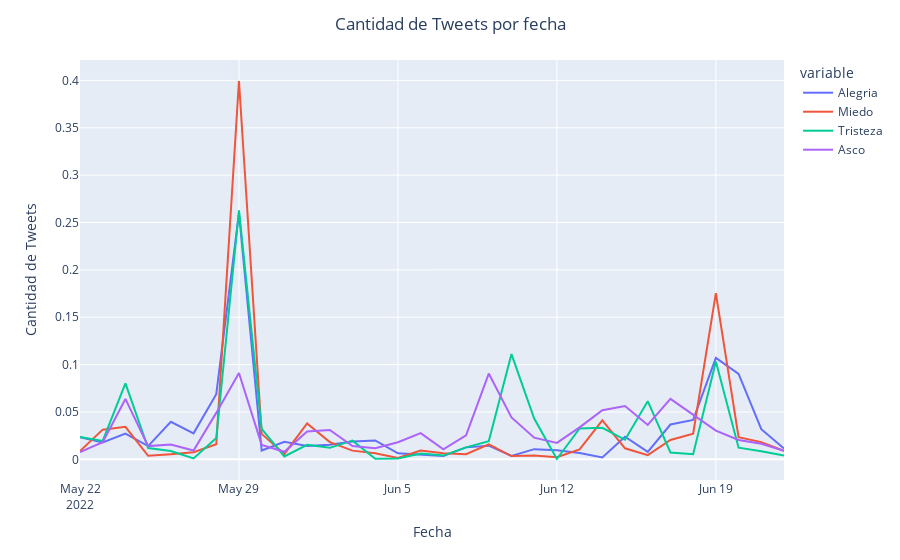

The notebook cell this image was saved under:
### Code cell
fig = px.line(df_dates_percent, x='tweet_date', y=df_dates.columns[1:]).update_layout(
    title={"text": "Cantidad de Tweets por fecha", "x": 0.5}, yaxis_title="Cantidad de Tweets", xaxis_title="Fecha")
fig.show()

### Figure 1 — Plotly figure (JSON) as saved in the notebook; plotly's stock layout.template omitted (floating-point values rounded to 4 significant figures)
{"data": [{"hovertemplate": "variable=Alegria<br>tweet_date=%{x}<br>value=%{y}<extra></extra>", "legendgroup": "Alegria", "line": {"color": "#636efa", "dash": "solid"}, "marker": {"symbol": "circle"}, "mode": "lines", "name": "Alegria", "orientation": "v", "showlegend": true, "type": "scatter", "x": ["2022-05-22", "2022-05-23", "2022-05-24", "2022-05-25", "2022-05-26", "2022-05-27", "2022-05-28", "2022-05-29", "2022-05-30", "2022-05-31", "2022-06-01", "2022-06-02", "2022-06-03", "2022-06-04", "2022-06-05", "2022-06-06", "2022-06-07", "2022-06-08", "2022-06-09", "2022-06-10", "2022-06-11", "2022-06-12", "2022-06-13", "2022-06-14", "2022-06-15", "2022-06-16", "2022-06-17", "2022-06-18", "2022-06-19", "2022-06-20", "2022-06-21", "2022-06-22"], "xaxis": "x", "y": [0.02332, 0.0178, 0.02722, 0.01398, 0.03963, 0.02743, 0.06879, 0.26, 0.009347, 0.01858, 0.01412, 0.01544, 0.01889, 0.01993, 0.006327, 0.005043, 0.003578, 0.01264, 0.0144, 0.0035, 0.01076, 0.009619, 0.006728, 0.002087, 0.02391, 0.00783, 0.03677, 0.04165, 0.1071, 0.09028, 0.03179, 0.01151], "yaxis": "y"}, {"hovertemplate": "variable=Miedo<br>tweet_date=%{x}<br>value=%{y}<extra></extra>", "legendgroup": "Miedo", "line": {"color": "#EF553B", "dash": "solid"}, "marker": {"symbol": "circle"}, "mode": "lines", "name": "Miedo", "orientation": "v", "showlegend": true, "type": "scatter", "x": ["2022-05-22", "2022-05-23", "2022-05-24", "2022-05-25", "2022-05-26", "2022-05-27", "2022-05-28", "2022-05-29", "2022-05-30", "2022-05-31", "2022-06-01", "2022-06-02", "2022-06-03", "2022-06-04", "2022-06-05", "2022-06-06", "2022-06-07", "2022-06-08", "2022-06-09", "2022-06-10", "2022-06-11", "2022-06-12", "2022-06-13", "2022-06-14", "2022-06-15", "2022-06-16", "2022-06-17", "2022-06-18", "2022-06-19", "2022-06-20", "2022-06-21", "2022-06-22"], "xaxis": "x", "y": [0.008709, 0.03135, 0.03434, 0.003732, 0.005474, 0.007465, 0.01592, 0.3994, 0.02687, 0.005723, 0.03782, 0.01816, 0.009206, 0.006469, 0.001493, 0.009206, 0.006469, 0.005474, 0.01592, 0.003483, 0.003981, 0.002239, 0.01045, 0.04105, 0.01169, 0.004479, 0.0204, 0.02712, 0.1754, 0.02339, 0.01816, 0.008957], "yaxis": "y"}, {"hovertemplate": "variable=Tristeza<br>tweet_date=%{x}<br>value=%{y}<extra></extra>", "legendgroup": "Tristeza", "line": {"color": "#00cc96", "dash": "solid"}, "marker": {"symbol": "circle"}, "mode": "lines", "name": "Tristeza", "orientation": "v", "showlegend": true, "type": "scatter", "x": ["2022-05-22", "2022-05-23", "2022-05-24", "2022-05-25", "2022-05-26", "2022-05-27", "2022-05-28", "2022-05-29", "2022-05-30", "2022-05-31", "2022-06-01", "2022-06-02", "2022-06-03", "2022-06-04", "2022-06-05", "2022-06-06", "2022-06-07", "2022-06-08", "2022-06-09", "2022-06-10", "2022-06-11", "2022-06-12", "2022-06-13", "2022-06-14", "2022-06-15", "2022-06-16", "2022-06-17", "2022-06-18", "2022-06-19", "2022-06-20", "2022-06-21", "2022-06-22"], "xaxis": "x", "y": [0.02374, 0.01939, 0.08027, 0.01196, 0.008878, 0.000906, 0.02247, 0.2629, 0.03207, 0.00308, 0.0154, 0.01214, 0.01975, 0.0007248, 0.000906, 0.006161, 0.003986, 0.01268, 0.01921, 0.1111, 0.04312, 0.0003624, 0.03261, 0.03334, 0.02066, 0.06142, 0.007248, 0.005436, 0.1033, 0.01232, 0.008516, 0.003986], "yaxis": "y"}, {"hovertemplate": "variable=Asco<br>tweet_date=%{x}<br>value=%{y}<extra></extra>", "legendgroup": "Asco", "line": {"color": "#ab63fa", "dash": "solid"}, "marker": {"symbol": "circle"}, "mode": "lines", "name": "Asco", "orientation": "v", "showlegend": true, "type": "scatter", "x": ["2022-05-22", "2022-05-23", "2022-05-24", "2022-05-25", "2022-05-26", "2022-05-27", "2022-05-28", "2022-05-29", "2022-05-30", "2022-05-31", "2022-06-01", "2022-06-02", "2022-06-03", "2022-06-04", "2022-06-05", "2022-06-06", "2022-06-07", "2022-06-08", "2022-06-09", "2022-06-10", "2022-06-11", "2022-06-12", "2022-06-13", "2022-06-14", "2022-06-15", "2022-06-16", "2022-06-17", "2022-06-18", "2022-06-19", "2022-06-20", "2022-06-21", "2022-06-22"], "xaxis": "x", "y": [0.007599, 0.01802, 0.06377, 0.01396, 0.01563, 0.009238, 0.04906, 0.09119, 0.01526, 0.007962, 0.0294, 0.03106, 0.01409, 0.0117, 0.01802, 0.02761, 0.01049, 0.0253, 0.09055, 0.04424, 0.02286, 0.01735, 0.03375, 0.05189, 0.05628, 0.0363, 0.06379, 0.04736, 0.03034, 0.02041, 0.01644, 0.009061], "yaxis": "y"}], "layout": {"legend": {"title": {"text": "variable"}, "tracegroupgap": 0}, "margin": {"t": 60}, "title": {"text": "Cantidad de Tweets por fecha", "x": 0.5}, "xaxis": {"anchor": "y", "domain": [0, 1], "title": {"text": "Fecha"}}, "yaxis": {"anchor": "x", "domain": [0, 1], "title": {"text": "Cantidad de Tweets"}}}}
